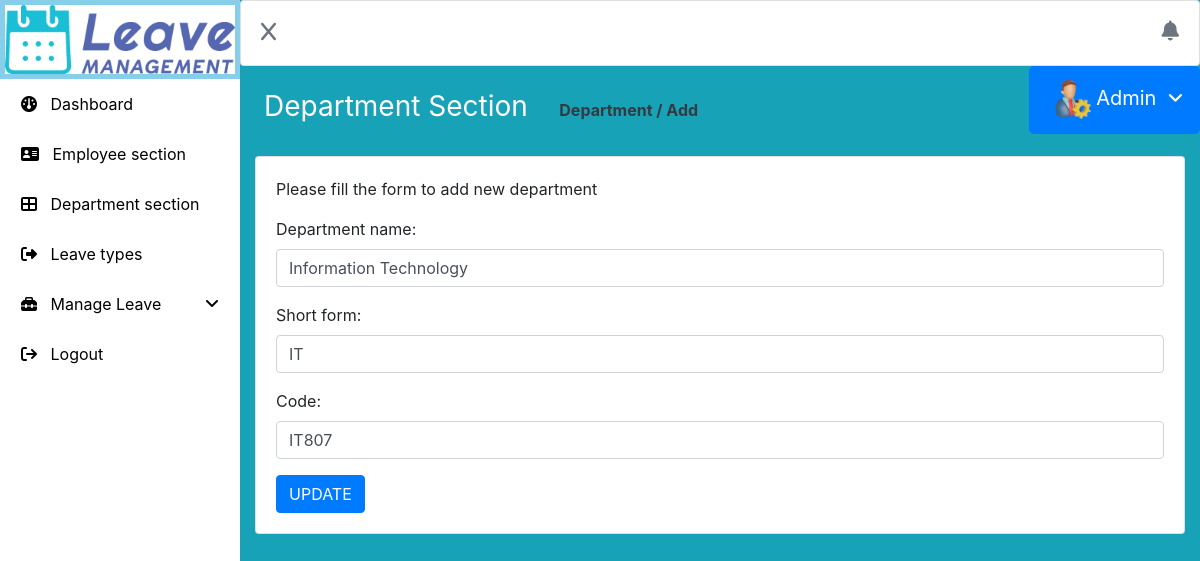
The app's page /admin/edit_department/3 with its own data.
### tables this page shows
CREATE TABLE `department` (
  `did` int(11) NOT NULL,
  `department_name` varchar(60) NOT NULL,
  `short_form` varchar(20) NOT NULL,
  `code` varchar(10) NOT NULL,
  `reading_time` timestamp NOT NULL DEFAULT current_timestamp() ON UPDATE current_timestamp()
);

### application/controllers/Admin.php (called while the page is built, shortened)
<?php
class Admin extends CI_Controller
{
	public function __construct()
	{
		$this->load->model('admin_model');
	}
	public function edit_department($id)
	{
		$success=$error="";
		$employee=$this->admin_model->get_department($id);
		$this->load->view('admin/edit_department',array('department'=>$employee,'success'=>$success,'error'=>$error));
	}
}
?>

### index.php (called while the page is built, shortened)
<?php
require_once BASEPATH.'core/CodeIgniter.php';

### application/models/Admin_model.php (called while the page is built, shortened)
<?php
class Admin_model extends CI_Model
{
	public function get_department($id)
	{
		return $this->db->where('did',$id)->get('department')->row();
	}
}
?>

### application/views/admin/Edit_department.php (the view, shortened to what this page needs)
<!DOCTYPE html>
<html lang="en">
<head>
	<link rel="stylesheet" href="https://cdn.jsdelivr.net/npm/bootstrap@4.6.2/dist/css/bootstrap.min.css">
  <link rel="stylesheet" href="https://cdnjs.cloudflare.com/ajax/libs/font-awesome/6.4.2/css/all.min.css">
  <link rel="stylesheet" href="https://cdnjs.cloudflare.com/ajax/libs/font-awesome/6.4.2/css/all.min.css" />
  <link rel="stylesheet" href="<?=base_url('assets/css/style.css')?>">
</head>
<body>
<div>
	<div style="width:80%;float:right;height:100vh;" class="bg-info show-hide">
	<?php
	include('topbar.php');
	?>
<?php
include('ad.php');
?>
<h3 class="font-weight-normal text-white p-4">Department Section&nbsp;&nbsp;&nbsp;
		<span style="font-size:16px;" class="text-dark font-weight-bold">Department / Add</span></h3>
	<div class="container-fluid">
	<div class="card my-2">
	<div class="card-body">
	<p>Please fill the form to add new department</p>
			<form action="" method="post" autocomplete="off">
		<div class="form-group">
			<label for="email">Department name:</label>
			<input type="text" class="form-control" value="<?=$department->department_name?>" name="department_name" placeholder="Enter Department name" required id="email">
		</div>
		<div class="form-group">
			<label for="pwd">Short form:</label>
			<input type="text" class="form-control" name="short_form" value="<?=$department->short_form?>" placeholder="Enter Short form" required id="pwd">
		</div>
		<div class="form-group">
			<label for="pwd">Code:</label>
			<input type="text" class="form-control" name="code" value="<?=$department->code?>" placeholder="Enter Code" required id="pwd">
		</div>
		<input type="submit" name="submit" class="btn btn-primary" value="UPDATE">
		</form>
</div>
</div>
    </div>
	</div>
	<div style="width:20%;position:fixed;" class="mylastclass">
	<?php
	include('leftbar.php');
	?>
    </div>
</div>
</body>
</html>

### records on screen
department: department_name "Information Technology", short_form "IT", code "IT807"
